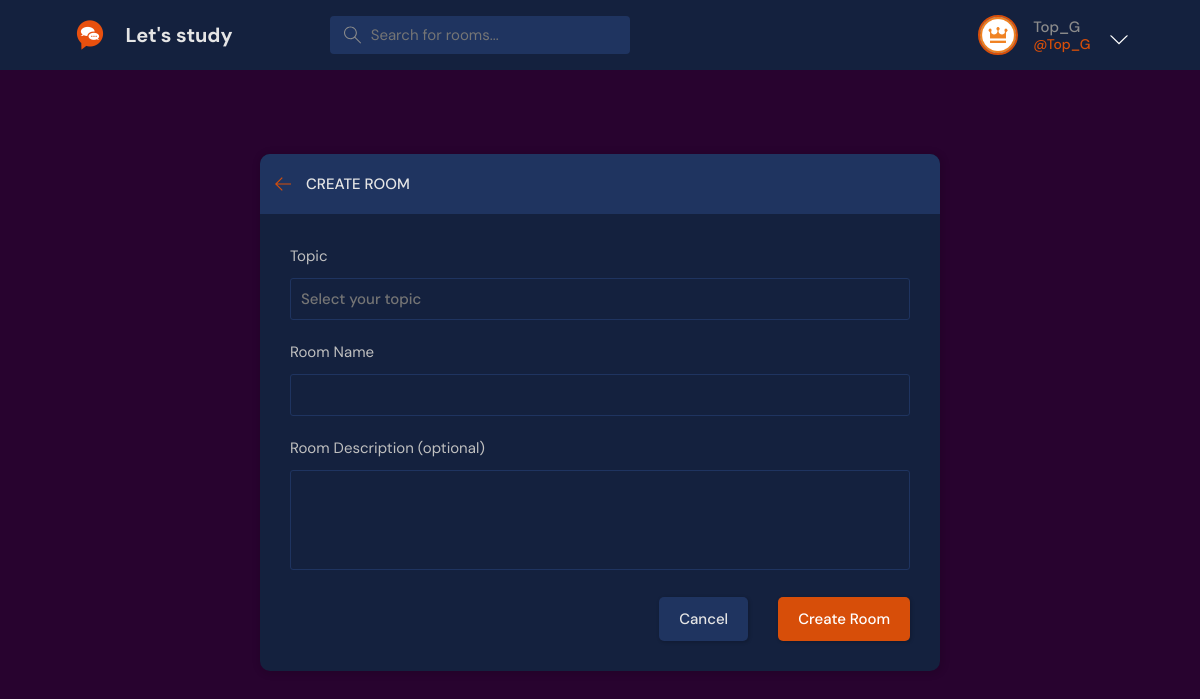
Screenshot of /create-room/ (signed in) with the database file from the repository.
### base/models.py (models this page shows, shortened)
class User(AbstractUser):
    username = models.CharField(max_length=200, null=True)
    fullname = models.CharField(max_length=200, null=True)
    email = models.EmailField(unique=True, null=True)
    bio = models.TextField(null=True,blank=True)
    avatar = models.ImageField(null=True, default="avatar.svg")
    USERNAME_FIELD = 'email'
    REQUIRED_FIELDS = []
    pass

class Room(models.Model):
    id = models.UUIDField(primary_key=True, unique=True, default=uuid.uuid4, editable=False)
    host = models.ForeignKey(User,on_delete=models.SET_NULL,null=True)
    topic = models.ForeignKey(Topic,on_delete=models.SET_NULL,null=True)
    name = models.CharField(max_length=200)
    description = models.TextField(null=True, blank=True)
    created_at = models.DateTimeField(auto_now_add=True)
    updated_at = models.DateTimeField(auto_now=True)
    participants = models.ManyToManyField(
        User, related_name='participants', blank=True)
    class Meta:
      ordering = ['-updated_at','-created_at']

### base/views.py (the view, shortened to what this page needs)
# urls.py: path("create-room/", views.createRoom, name='create-room'),
@login_required(login_url='login')
def createRoom(request):
    form = RoomForm()
    typeOfRequest = 'create'
    topics = Topic.objects.all()
    context = {'form': form, 'typeOfRequest': typeOfRequest, 'topics': topics}
    return render(request, 'base/create_room.html', context)

### base/forms.py
class RoomForm(ModelForm):
  class Meta:
    model = Room
    fields = "__all__"
    exclude = ['host', 'participants']

### base/templates/base/create_room.html (shortened to what this page needs)
{% extends 'main.html' %}
{% block content %}
  <main class="create-room layout">
    <div class="container">
      <div class="layout__box">
        <div class="layout__boxHeader">
          <div class="layout__boxTitle">
            <a href="{{request.META.HTTP_REFERER}}">
              <svg version="1.1" xmlns="http://www.w3.org/2000/svg" width="32" height="32" viewBox="0 0 32 32">
                <title>arrow-left</title>
                <path
                  d="M13.723 2.286l-13.723 13.714 13.719 13.714 1.616-1.611-10.96-10.96h27.625v-2.286h-27.625l10.965-10.965-1.616-1.607z">
                </path>
              </svg>
            </a>
            <h3>
              {% if typeOfRequest == 'create' %}Create {% else %}Update{% endif %}
              Room</h3>
          </div>
        </div>
        <div class="layout__body">
          <form class="form" method="POST" action="">
            <div class="form__group">
              <label for="room_topic">Topic</label>
              <input required placeholder="Select your topic" value="{{room.topic.name}}" type="text" name="topic" id="room_topic" list="topic-list"  />
            </div>
            <div class="form__group">
              <label for="room_name">Room Name</label>
              {{form.name}}
            </div>
            <div class="form__group">
              <label for="room_description">Room Description <small>(optional)</small></label>
              {{form.description}}
            </div>
            <div class="form__action">
              <a class="btn btn--dark" href="{{request.META.HTTP_REFERER}}">Cancel</a>
              <button class="btn btn--main" type="submit">
              {% if typeOfRequest == 'create' %}Create {% else %}Update{% endif %}
                Room</button>
            </div>
          </form>
        </div>
      </div>
    </div>
  </main>
{% endblock content %}

### templates/navbar.html (shortened to what this page needs)
{% load static %}
<header class="header header--loggedIn">
    <div class="container">
        <a href="/" class="header__logo">
            <img src="{% static 'images/logo.png' %}" />
            <h1>Let's study</h1>
        </a>
        <form method="GET" action="/" class="header__search">
            <label>
                <input name="q" type="text" placeholder="Search for rooms..." />
            </label>
        </form>
        <nav class="header__menu">
            {% if request.user.is_authenticated == False %}
            <a href="{% url 'login' %}">
                <img src="{% if request.user.avatar.url %} {{request.user.avatar.url}} {% else %} {% static 'images/avatar.svg' %} {% endif %} " />
                <p > Login</p>
            </a>
            {% else %}
            <div class="header__user">
                <a href="{% url 'user-profile' request.user.id %}">
                    <div class="avatar avatar--medium active">
                        <img
                            src="{{request.user.avatar.url}}"
                        />
                    </div>
                    <p>{{request.user.username}} <span>@{{request.user.username}}</span></p>
                </a>
                <button class="dropdown-button">
                    <svg
                        version="1.1"
                        xmlns="http://www.w3.org/2000/svg"
                        width="32"
                        height="32"
                        viewBox="0 0 32 32"
                    >
                        <title>chevron-down</title>
                        <path
                            d="M16 21l-13-13h-3l16 16 16-16h-3l-13 13z"
                        ></path>
                    </svg>
                </button>
            </div>
            {% endif %}
        </nav>
    </div>
</header>

### rows the page displays
User: user.avatar (picture), user.username "Top_G"
